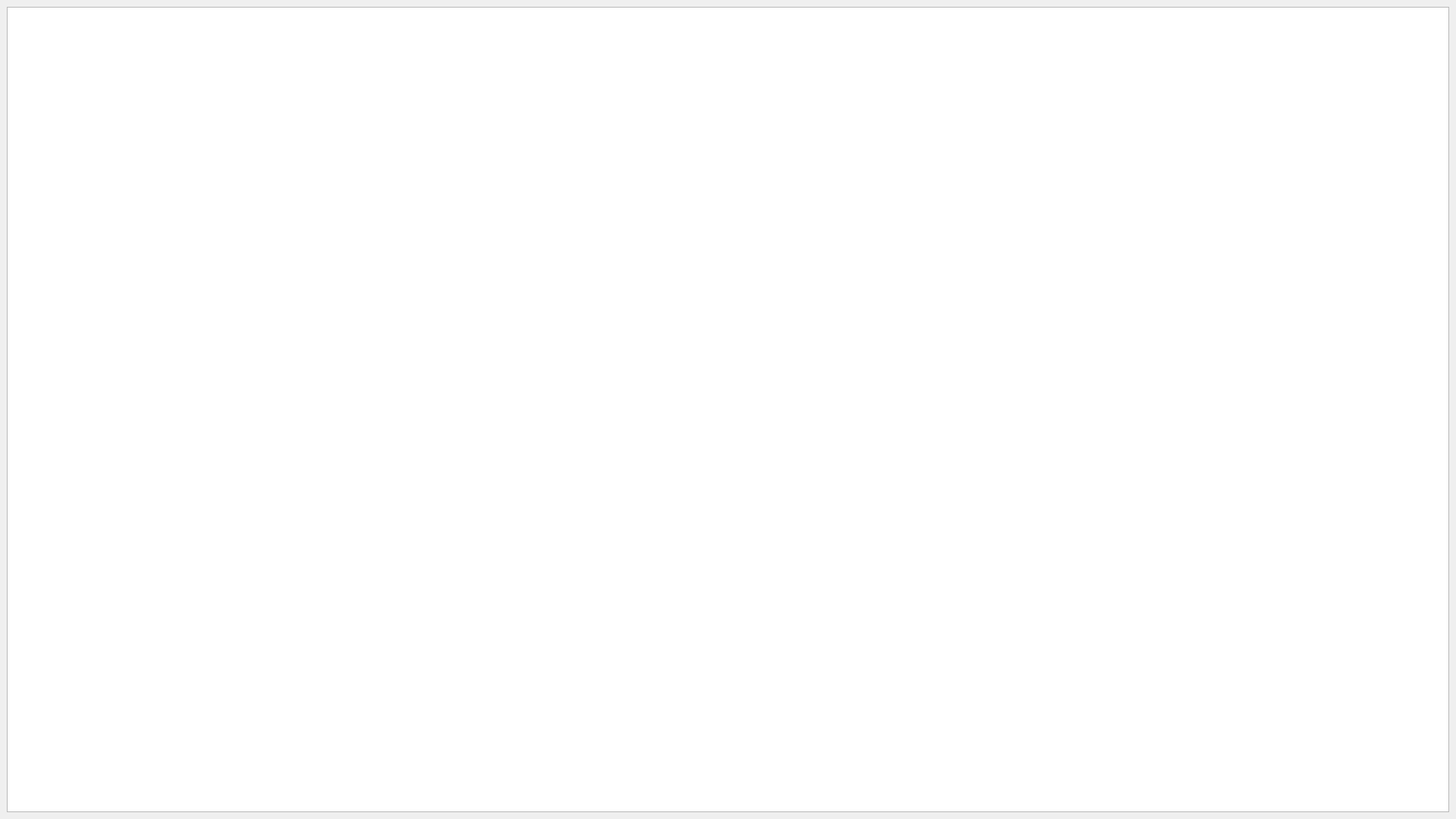
<?xml version="1.0" encoding="UTF-8"?>
<ui version="4.0">
 <class>QGraphicsExperiment</class>
 <widget class="QMainWindow" name="QGraphicsExperiment">
  <property name="geometry">
   <rect>
    <x>0</x>
    <y>0</y>
    <width>1920</width>
    <height>1080</height>
   </rect>
  </property>
  <property name="windowTitle">
   <string>QGraphicsExperiment</string>
  </property>
  <widget class="QWidget" name="centralwidget">
   <layout class="QGridLayout" name="gridLayout">
    <item row="0" column="0">
     <widget class="QGraphicsView" name="gvView"/>
    </item>
   </layout>
  </widget>
 </widget>
 <resources/>
 <connections/>
</ui>
